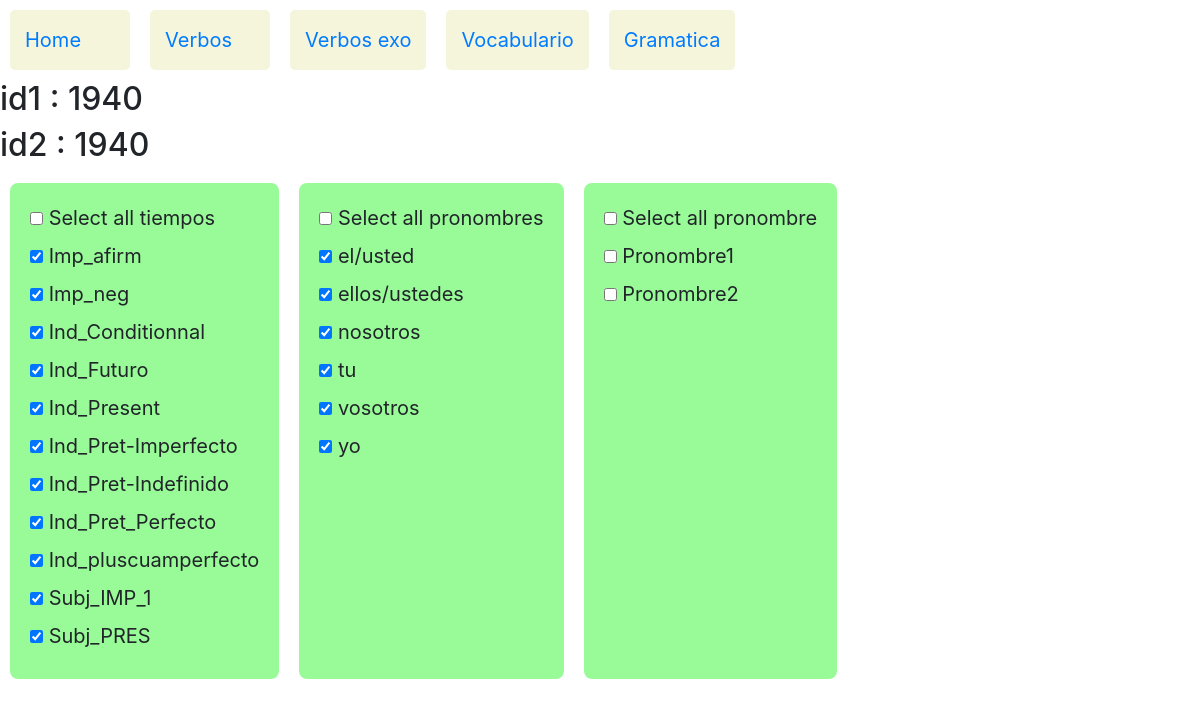
/verbos/palabras/1940/1940, run on an earlier commit of the app's database.
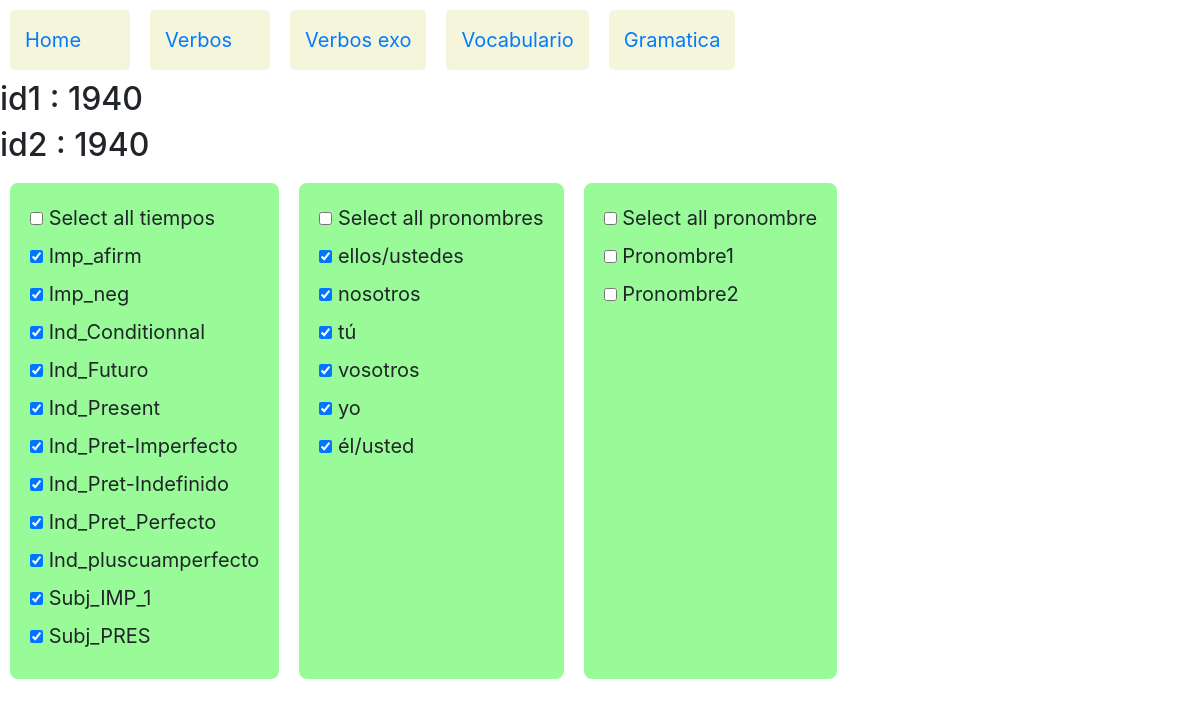
And on a later commit of the database.
### verbos/models.py (models this page shows)
class Tiempo(models.Model):
    tiempo=models.CharField(max_length=30)
    tiemposeq=models.IntegerField(null=True)
    def __str__(self):
        return self.tiempo

class Pronombre(models.Model):
    pronombre=models.CharField(max_length=13)
    pronombreseq=models.IntegerField(null=True)
    def __str__(self):
        return self.pronombre

### verbos/views.py (the view)
# urls.py: path('palabras/<int:id1>/<int:id2>',views.palabras,name='palabras'),
def palabras(request,id1,id2):
    verbos = Verbo.objects.all()
    tiempos = Tiempo.objects.all()
    pronombres = Pronombre.objects.all()
    verbotipos = Verbotipo.objects.all()
    myset=(tiempos,pronombres,verbotipos)
    jstiempos=jslist(tiempos)
    jspronombres=jslist(pronombres)
    jsverbotipos=jslist(verbotipos)
    context= {
            "id1" : id1,
            "id2" : id2,
            "verbos" : verbos,
            "tiempos" : tiempos ,
            "pronombres" : pronombres,
            "verbotipos" : verbotipos,
            "myset" : myset,
            "jstiempos" : jstiempos,
            "jsverbotipos" : jsverbotipos,
            "jspronombres" : jspronombres
            }
    return render(request,"verbos/palabras.html",context)

### verbos/views.py (called while the page is built)
def jslist(myqueryset):
    jstname=myqueryset.model.__name__
    jstlst=[]
    for item in myqueryset:
        jstlst.append([jstname,item.id])
    return jstlst

### verbos/templates/verbos/palabras.html (shortened to what this page needs)
{% extends 'verbos/layout.html' %}
{% block body1 %}
	<h2> id1 : {{ id1 }} </h2>
	<h2> id2 : {{ id2 }} </h2>
	<form action= "{% url 'palabras' id1='10' id2='20' %}"  method ="post">
	<div id="container" >
		<div>
			<input type="checkbox" data-type="tiempo" id="tiempo" name="checktodos" >
			<label for="tiempo"> Select all tiempos </label>
			<br>
			{% for tiempo in tiempos %}
			<input type="checkbox" id="Tiempo-{{tiempo.id}}"  name="tiempo"  data-storage="true" >
			<label for="Tiempo-{{tiempo.id}}"> {{tiempo}}   </label>
			<br>
			{% endfor %}
		</div>
		<div>
			<input type="checkbox" data-type="pronombre" id="pronombre" name="checktodos" >
			<label for="pronombre"> Select all pronombres </label>
			<br>
			{% for pronombre  in pronombres %}
			<input type="checkbox" id="Pronombre-{{pronombre.id}}"  name="pronombre"  data-storage="true" >
			<label for="Pronombre-{{pronombre.id}}"> {{pronombre}}   </label>
			<br>
			{% endfor %}
		</div>
		<div>
			<input type="checkbox" data-type="pronombre" id="pronombre" name="checktodos" >
			<label for="pronombre"> Select all pronombre </label>
			<br>
			<input type="checkbox" id="pronombre1" name="pronombre" >
			<label for="pronombre1"> Pronombre1  </label>
			<br>
			<input type="checkbox" id="pronombre2" name="pronombre" >
			<label for="pronombre2"> Pronombre2  </label>
			<br>
		</div>
	</div>
	</form>
{% endblock %}

What changed in the data, as far as the page shows it:
removed Pronombre: pronombre "el/usted"
removed Pronombre: pronombre "tu"
added Pronombre: pronombre "tú"
added Pronombre: pronombre "él/usted"
